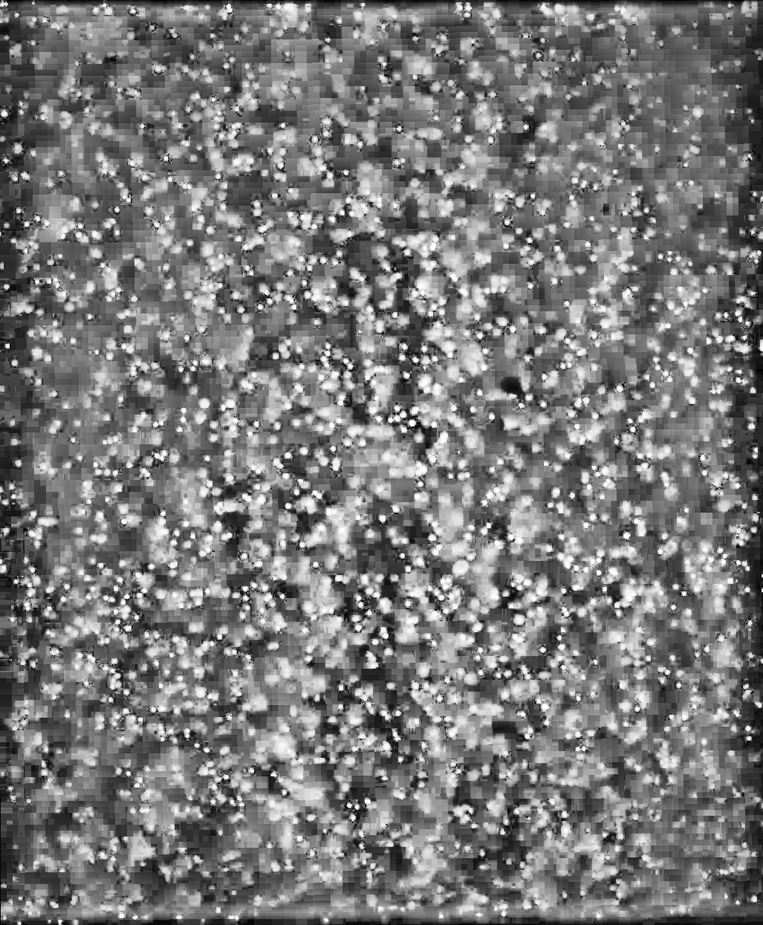
#> input picture che696_proj_yufei/data/sample_im1.bmp, 763 x 925 px, shrunk from 1027 x 1245 before the run, found by its file name
$ python image_proc.py
#> lines starting #> are read from the running program, lines starting #| are printed output that depends on the picture
#!/usr/bin/env python3
# -*- coding: utf-8 -*-

"""
image_proc.py
Particle image velocimetry for simple shear flows

Handles the primary functions
"""

import sys
import argparse
import numpy as np
from PIL import Image
import os
import matplotlib.pyplot as plt

SUCCESS = 0
INVALID_DATA = 1
IO_ERROR = 2
NUMBER_OF_IMAGE = 3

DEF_IMAGE_NAME_A = 'sample_im1.bmp'

DEF_IMAGE_NAME_B = 'sample_im2.bmp'

def warning(*objs):
    """Writes a message to stderr."""
    print("WARNING: ", *objs, file=sys.stderr)

def plot_piv(base_f_name, piv_results):
    """
    Make a plot of the PIV results

    :param base_f_name: str of base output name (without extension)
    :param piv_results: piv results, numpy array, with shape (y_position, displacement)
    :return: save a png file
    """
    plt.plot(piv_results[:,0], piv_results[:,1], 'bs')
    plt.title('PIV results')
    plt.xlabel('Y position (pixel)')
    plt.ylabel('Displacement (pixel)')
    out_name = base_f_name + '.png'
    plt.savefig(out_name)
    print("Wrote file: {}".format(out_name))

def load_image( infilename ) :
    """
    Load image into Numpy array

    :param infilename: input file name
    :return: image_data : image in the form of Numpy array
    """
    try:
        img = Image.open( infilename )
        img.load()
        image_data = np.asarray( img, dtype="int32" )
    except OSError as e:
        warning("Read invalid image:", e)
        return None, e
    return image_data, SUCCESS

def divid_image(image, division_pixel):
    """
    Cut a image into horizontal stripes and compress them into 1D brighness fluctuation profile

    Parameters
    ------------
    image : image as a 2D Numpy array
    division_pixel : height of individual stripes (unit, pixels)

    Returns
    ------------
    image_segments : a list a image segments
    y_position : position of image stripes
    """
    height = image.shape[0]
    index_divid = np.arange(0, height-1, division_pixel)
    image_segments = []
    y_position = []
    if index_divid[-1] != height - 1:
        index_divid = np.append(index_divid, height - 1)

    num_stripes = index_divid.size - 1
    for i in range(num_stripes):
        index_a = index_divid[i]
        index_b = index_divid[i + 1]
        y_position.append((index_a + index_b)/2.0)
        stripe = np.mean(image[index_a:index_b, :], axis=0)
        stripe -= stripe.mean(); stripe /= stripe.std()
        image_segments.append(stripe)
    return image_segments, y_position

def x_corr(image_a_segments, image_b_segments):
    """
    Calculate the displacement profile.

    :param image_a_segments: Horizontal stripes from image 1
    :param image_b_segments: Horizontal stripes from image 2
    :return: shift : displacement profile
    """
    import warnings
    warnings.filterwarnings("ignore")
    from scipy.signal import correlate
    shift = np.zeros(len(image_a_segments))
    for i in range(len(image_a_segments)):
        y1 = image_a_segments[i]
        y2 = image_b_segments[i]
        nsamples = y1.shape[0]
        xcorr = correlate(y1, y2)
        d_shift = np.arange(1-nsamples, nsamples)
        shift[i] = -d_shift[xcorr.argmax()]
    return shift


def piv_analysis(image_a_path, image_b_path, division_pixel):
    """
    Calculate the 1D velocity profile based on a pair of images.
    Horizontal direction: flow direction.
    Vertical direction: velocity gradient direction.
    Upper boundary of image: upper static wall.
    Lower boundary of image: lower moving wall.

    Parameters
    ----------
    image_a_path : path of image 1
    image_b_path : path of image 2
    division_pixel : Thickness (number of pixels) of horizontal stripes

    Returns
    -------
    piv_result : displacement profile (column 2) versus y position (column 1)
    """
    image_a, ret_a = load_image(image_a_path)
    image_b, ret_b = load_image(image_b_path)
    if (ret_a!=SUCCESS) or (ret_b!=SUCCESS):
        return IO_ERROR
    if not image_a.shape == image_b.shape:
        warning('Image 1 and image 2 have different sizes')
        return INVALID_DATA
    image_a_segments, y_position = divid_image(image_a, division_pixel)
    y_position = np.asarray(y_position)
    image_b_segments = divid_image(image_b, division_pixel)[0]
    disp_profile = x_corr(image_a_segments, image_b_segments)
    # print(disp_profile)
    piv_results = np.vstack((y_position, disp_profile))
    return piv_results.T


def parse_cmdline(argv):
    """
    Returns the parsed argument list and return code.
    `argv` is a list of arguments, or `None` for ``sys.argv[1:]``.
    """
    if argv is None:
        argv = sys.argv[1:]

    # initialize the parser object:
    parser = argparse.ArgumentParser()

    # print([DEF_IMAGE_NAME_A, DEF_IMAGE_NAME_B])

    parser.add_argument("-m", "--image_file", help="The location of the image files",
                        default=[DEF_IMAGE_NAME_A, DEF_IMAGE_NAME_B], nargs=2)

    parser.add_argument("-d", "--division_pixel", type=int,help="Thickness (number of pixels) of horizontal stripes",
                        default=5)

    # parser.add_argument("-n", "--no_attribution", help="Whether to include attribution",
    #                    action='store_false')
    args = None
    args = parser.parse_args(argv)
    image1_none = not os.path.isfile(args.image_file[0])
    image2_none = not os.path.isfile(args.image_file[1])
    if image1_none or image2_none:
        warning("Either {} or {} does not exist".format(args.image_file[0], args.image_file[1]))
        parser.print_help()
        return args, IO_ERROR
    return args, SUCCESS

def main(argv=None):
    args, ret = parse_cmdline(argv)
    if ret != SUCCESS:
        return ret

    image_a_path = args.image_file[0]
    image_b_path = args.image_file[1]
    division_pixel = args.division_pixel
    piv_results = piv_analysis(image_a_path, image_b_path, division_pixel)
#> in load_image, img is the input picture: PIL image 763x925 L; min 0, max 255, mean 120.9
#> in piv_analysis, `image_a, ret_a = load_image(image_a_path)`: ret_a = 0
#> call 2 of load_image, with infilename = 'sample_im2.bmp'
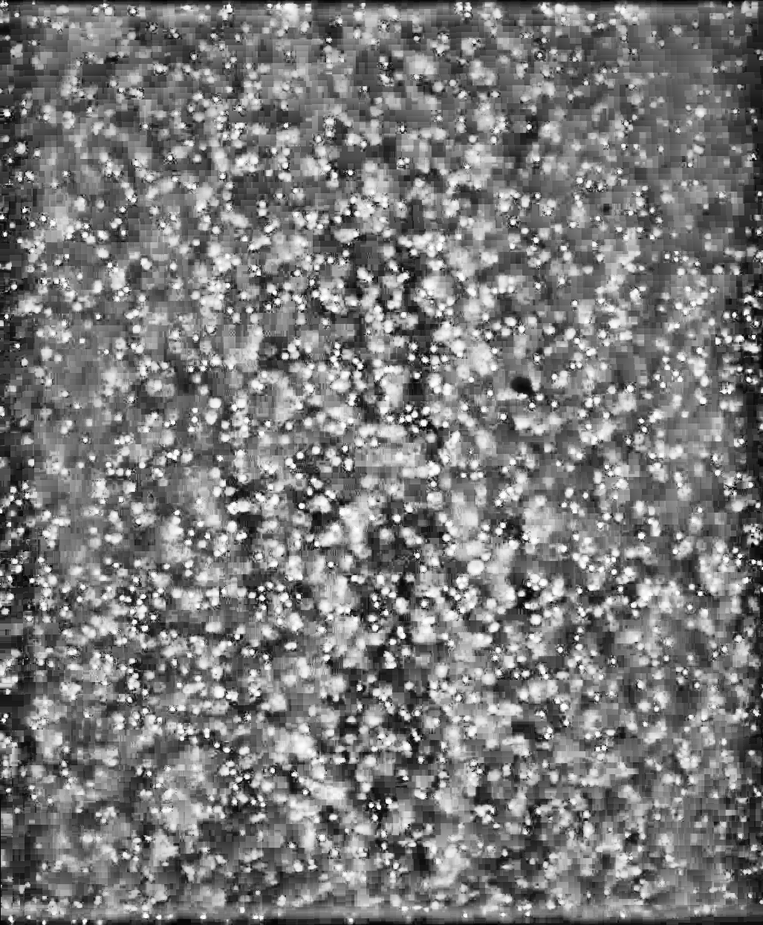
#> input picture che696_proj_yufei/data/sample_im2.bmp, 763 x 925 px, shrunk from 1027 x 1245 before the run, found by its file name
#> in load_image, img is the input picture: PIL image 763x925 L; min 0, max 255, mean 122.3
#> after the loop in divid_image, `for i in range(num_stripes):`: image_segments = 185 items; y_position = 185 values from 2.5 to 922
#> in piv_analysis, `image_a_segments, y_position = divid_image(image_a, division_pixel)`: image_a_segments = 185 items; y_position = 185 values from 2.5 to 922
#> in piv_analysis, `image_b_segments = divid_image(image_b, division_pixel)[0]`: image_b_segments = 185 items
#> in x_corr, `shift = np.zeros(len(image_a_segments))`: shift = 185 values from 0 to 0
#> after the loop in x_corr, `for i in range(len(image_a_segments)):`: shift = 185 values from 0 to 24
#> piv_results = 185 pairs, first value 2.5 to 922, second value 0 to 24
    image_a_name = os.path.basename(image_a_path)
    image_b_name = os.path.basename(image_b_path)
    name_p1 = os.path.splitext(image_a_name)[0]
    name_p2 = os.path.splitext(image_b_name)[0]
    base_f_name = 'piv_results_' + name_p1 + '_' + name_p2
    out_name = base_f_name + '.csv'
    try:
        np.savetxt(out_name, piv_results, delimiter=',')
        print("Wrote file: {}".format(out_name))
    except ValueError as e:
        warning("Data cannot be written to file:", e)
        return INVALID_DATA
    plot_piv(base_f_name, piv_results)
#> in plot_piv, `plt.savefig(out_name)`:
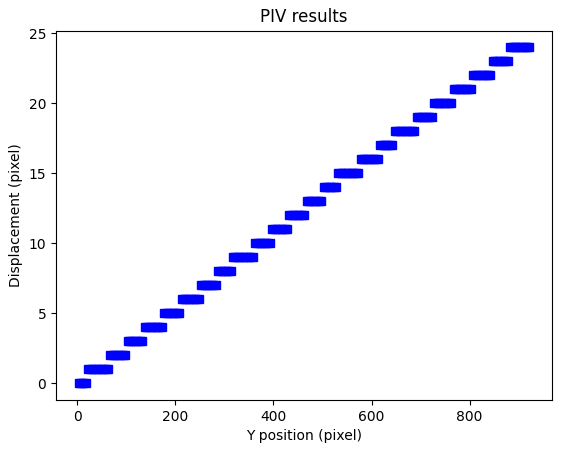
#> figure drawn by matplotlib, 1 panel; curve peaks at x = 882.5, y = 24
    return SUCCESS  # success

if __name__ == "__main__":
    status = main()
    sys.exit(status)
#> (the program exits here)
